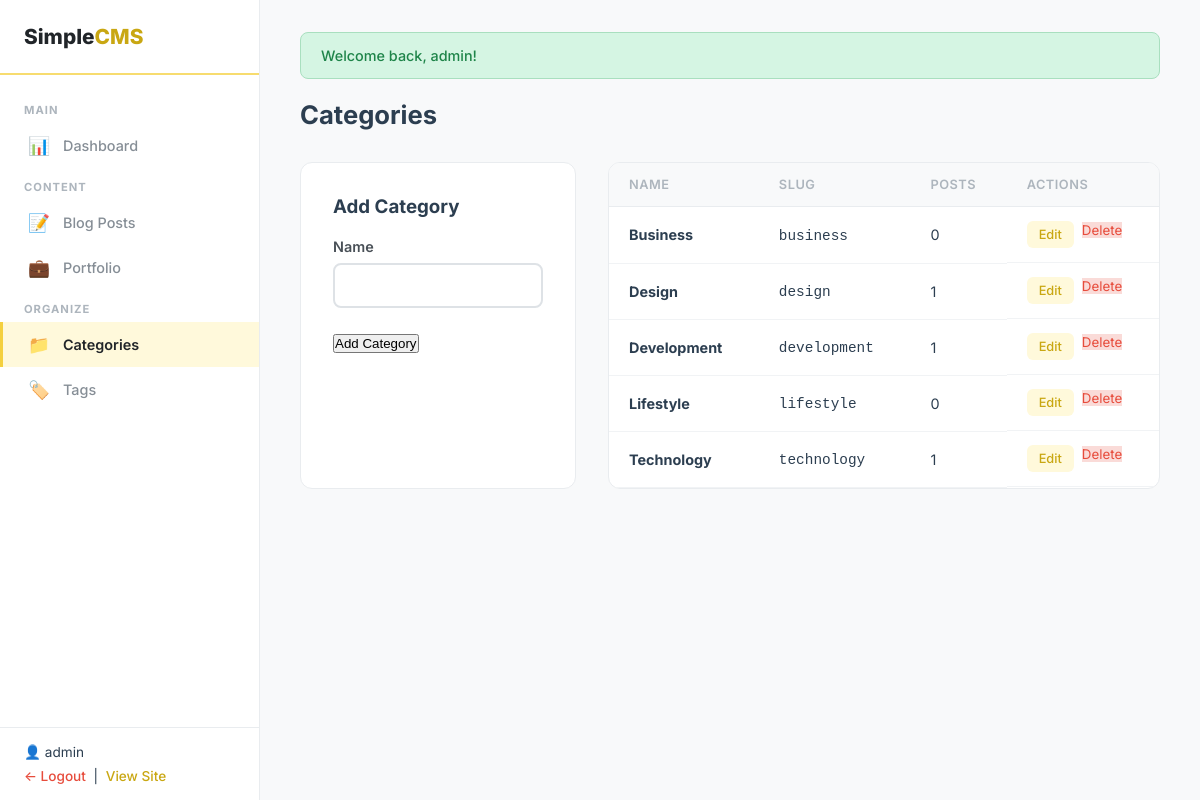
Screenshot of /admin/categories.php (signed in) with the database file from the repository.
### tables this page shows
CREATE TABLE IF NOT EXISTS `users` (
    `id` INT UNSIGNED AUTO_INCREMENT PRIMARY KEY,
    `username` VARCHAR(50) NOT NULL UNIQUE,
    `password` VARCHAR(255) NOT NULL,
    `email` VARCHAR(100) NOT NULL UNIQUE,
    `created_at` DATETIME NOT NULL DEFAULT CURRENT_TIMESTAMP
);

CREATE TABLE IF NOT EXISTS `categories` (
    `id` INT UNSIGNED AUTO_INCREMENT PRIMARY KEY,
    `name` VARCHAR(100) NOT NULL,
    `slug` VARCHAR(120) NOT NULL UNIQUE
);

### includes/functions.php (called while the page is built, shortened)
<?php
function sanitize($str) {
    return htmlspecialchars($str, ENT_QUOTES, 'UTF-8');
}
function isLoggedIn() {
    return isset($_SESSION['user_id']);
}
function getCurrentUser($conn) {
    $stmt = mysqli_prepare($conn, "SELECT id, username, email FROM users WHERE id = ?");
    mysqli_stmt_bind_param($stmt, 'i', $_SESSION['user_id']);
    mysqli_stmt_execute($stmt);
    $result = mysqli_stmt_get_result($stmt);
    $user = mysqli_fetch_assoc($result);
    return $user;
}
function getFlash() {
    if (isset($_SESSION['flash'])) {
        $flash = $_SESSION['flash'];
        return $flash;
    }
    return null;
}

### admin/categories.php (the view, shortened to what this page needs)
<?php
require_once __DIR__ . '/includes/header.php';
$categories = mysqli_query($conn, "SELECT c.*, (SELECT COUNT(*) FROM blog_posts WHERE category_id = c.id) as post_count FROM categories c ORDER BY name");
$editCat = null;
?>
<div class="admin-topbar"><h1>Categories</h1></div>
<div style="display:grid;grid-template-columns:1fr 2fr;gap:32px">
<div class="admin-form-wrap">
    <h3 style="margin-bottom:20px"><?= $editCat ? 'Edit Category' : 'Add Category' ?></h3>
    <form method="POST">
        <div class="form-group">
            <label for="name">Name</label>
            <input type="text" id="name" name="name" value="<?= sanitize($editCat['name'] ?? '') ?>" required>
        </div>
        <button type="submit" class="btn btn-primary btn-sm"><?= $editCat ? 'Update' : 'Add Category' ?></button>
    </form>
</div>
<div class="admin-table-wrap">
    <table class="admin-table">
        <thead><tr><th>Name</th><th>Slug</th><th>Posts</th><th>Actions</th></tr></thead>
        <tbody>
        <?php while ($cat = mysqli_fetch_assoc($categories)): ?>
        <tr>
            <td><strong><?= sanitize($cat['name']) ?></strong></td>
            <td><code><?= sanitize($cat['slug']) ?></code></td>
            <td><?= $cat['post_count'] ?></td>
            <td class="actions">
                <a href="<?= ADMIN_URL ?>/categories.php?edit=<?= $cat['id'] ?>" class="edit-btn">Edit</a>
                <form method="POST" class="confirm-delete" style="display:inline">
                    <button type="submit" class="del-btn" style="border:none;cursor:pointer;font-family:var(--font)">Delete</button>
                </form>
            </td>
        </tr>
        <?php endwhile; ?>
        </tbody>
    </table>
</div>
</div>
<?php require_once __DIR__ . '/includes/footer.php'; ?>

### admin/includes/header.php (shortened to what this page needs)
<?php require_once __DIR__ . '/auth_check.php'; $currentUser = getCurrentUser($conn); ?>
<!DOCTYPE html>
<html lang="en">
<head>
    <link rel="stylesheet" href="<?= SITE_URL ?>/public/css/admin.css">
</head>
<body class="admin-body">
<aside class="admin-sidebar">
    <div class="sidebar-brand">Simple<span>CMS</span></div>
    <nav class="sidebar-nav">
        <div class="sidebar-section">Main</div>
        <a href="<?= ADMIN_URL ?>/index.php" class="<?= basename($_SERVER['PHP_SELF']) === 'index.php' && strpos($_SERVER['PHP_SELF'], '/admin/posts/') === false && strpos($_SERVER['PHP_SELF'], '/admin/portfolio/') === false ? 'active' : '' ?>">
            <span class="nav-icon">📊</span> Dashboard
        </a>
        <div class="sidebar-section">Content</div>
        <a href="<?= ADMIN_URL ?>/posts/" class="<?= strpos($_SERVER['PHP_SELF'], '/admin/posts/') !== false ? 'active' : '' ?>">
            <span class="nav-icon">📝</span> Blog Posts
        </a>
        <a href="<?= ADMIN_URL ?>/portfolio/" class="<?= strpos($_SERVER['PHP_SELF'], '/admin/portfolio/') !== false ? 'active' : '' ?>">
            <span class="nav-icon">💼</span> Portfolio
        </a>
        <div class="sidebar-section">Organize</div>
        <a href="<?= ADMIN_URL ?>/categories.php" class="<?= basename($_SERVER['PHP_SELF']) === 'categories.php' ? 'active' : '' ?>">
            <span class="nav-icon">📁</span> Categories
        </a>
        <a href="<?= ADMIN_URL ?>/tags.php" class="<?= basename($_SERVER['PHP_SELF']) === 'tags.php' ? 'active' : '' ?>">
            <span class="nav-icon">🏷️</span> Tags
        </a>
    </nav>
    <div class="sidebar-footer">
        <p style="margin-bottom:8px">👤 <?= sanitize($currentUser['username'] ?? 'Admin') ?></p>
        <a href="<?= ADMIN_URL ?>/logout.php">← Logout</a>
        &nbsp;|&nbsp;
        <a href="<?= SITE_URL ?>/" style="color:var(--gold)">View Site</a>
    </div>
</aside>
<main class="admin-main">
<?php $flash = getFlash(); if ($flash): ?>
    <div class="alert alert-<?= $flash['type'] ?>"><?= sanitize($flash['message']) ?></div>
<?php endif; ?>

### public/css/admin.css (style rules this page uses)
:root { --lemon: #F7DC6F; --lemon-light: #FFF9DB; --lemon-dark: #D4AC0D; --lemon-vivid: #F4D03F; --gold: #C9A712; --white: #FFFFFF; --off-white: #FAFAFA; --gray-50: #F8F9FA; --gray-100: #F1F3F5; --gray-200: #E9ECEF; --gray-300: #DEE2E6; --gray-400: #CED4DA; --gray-500: #ADB5BD; --gray-600: #868E96; --gray-700: #495057; --gray-800: #343A40; --gray-900: #212529; --text: #2C3E50; --text-light: #6C757D; --danger: #E74C3C; --success: #27AE60; --info: #3498DB; --shadow-sm: 0 1px 3px rgba(0,0,0,.06); --shadow: 0 4px 16px rgba(0,0,0,.08); --radius: 12px; --radius-sm: 8px; --transition: .25s cubic-bezier(.4,0,.2,1); --font: 'Inter', -apple-system, sans-serif; --sidebar-w: 260px; }
*, *::before, *::after { box-sizing: border-box; margin: 0; padding: 0; }
body.admin-body { font-family: var(--font); color: var(--text); background: var(--gray-50); display: flex; min-height: 100vh; -webkit-font-smoothing: antialiased; }
a { color: var(--gold); text-decoration: none; }
.admin-sidebar { width: var(--sidebar-w); background: var(--white); border-right: 1px solid var(--gray-200); position: fixed; top: 0; left: 0; bottom: 0; overflow-y: auto; display: flex; flex-direction: column; z-index: 100; }
.sidebar-brand { padding: 24px; font-size: 1.3rem; font-weight: 800; color: var(--gray-900); border-bottom: 2px solid var(--lemon); }
.sidebar-brand span { color: var(--gold); }
.sidebar-nav { flex: 1; padding: 16px 0; }
.sidebar-nav a { display: flex; align-items: center; gap: 12px; padding: 12px 24px; color: var(--gray-600); font-weight: 500; font-size: .9rem; transition: all var(--transition); border-left: 3px solid transparent; }
.sidebar-nav a.active { background: var(--lemon-light); color: var(--gray-900); border-left-color: var(--lemon-vivid); font-weight: 600; }
.sidebar-nav .nav-icon { font-size: 1.1rem; width: 24px; text-align: center; }
.sidebar-section { padding: 12px 24px 6px; font-size: .7rem; font-weight: 700; color: var(--gray-500); text-transform: uppercase; letter-spacing: 1px; }
.sidebar-footer { padding: 16px 24px; border-top: 1px solid var(--gray-200); font-size: .85rem; }
.sidebar-footer a { color: var(--danger); font-weight: 500; }
.admin-main { margin-left: var(--sidebar-w); flex: 1; padding: 32px 40px; min-height: 100vh; }
.admin-topbar { display: flex; justify-content: space-between; align-items: center; margin-bottom: 32px; }
.admin-topbar h1 { font-size: 1.6rem; font-weight: 700; }
.admin-table-wrap { background: var(--white); border-radius: var(--radius); border: 1px solid var(--gray-200); overflow: hidden; }
.admin-table { width: 100%; border-collapse: collapse; }
.admin-table th { text-align: left; padding: 14px 20px; font-size: .8rem; font-weight: 600; color: var(--gray-500); text-transform: uppercase; letter-spacing: .5px; background: var(--gray-50); border-bottom: 1px solid var(--gray-200); }
.admin-table td { padding: 14px 20px; border-bottom: 1px solid var(--gray-100); font-size: .9rem; vertical-align: middle; }
.admin-table .actions { display: flex; gap: 8px; }
.admin-table .actions a { padding: 6px 12px; border-radius: 6px; font-size: .8rem; font-weight: 500; }
.admin-table .actions .edit-btn { background: var(--lemon-light); color: var(--gold); }
.admin-table .actions .del-btn { background: #FADBD8; color: var(--danger); }
.admin-form-wrap { background: var(--white); border-radius: var(--radius); border: 1px solid var(--gray-200); padding: 32px; }
.form-group { margin-bottom: 24px; }
.form-group label { display: block; font-weight: 600; font-size: .9rem; margin-bottom: 8px; color: var(--gray-700); }
.form-group input[type="text"], .form-group input[type="email"], .form-group input[type="password"], .form-group input[type="url"], .form-group textarea, .form-group select { width: 100%; padding: 12px 16px; border: 2px solid var(--gray-300); border-radius: var(--radius-sm); font-family: var(--font); font-size: .9rem; transition: border-color var(--transition); background: var(--white); }
.alert { padding: 14px 20px; border-radius: var(--radius-sm); margin-bottom: 20px; font-size: .9rem; font-weight: 500; animation: slideDown .3s ease; }
.alert-success { background: #D5F5E3; color: #1E8449; border: 1px solid #A9DFBF; }

### rows the page displays
users: username "admin"
categories: name "Business", slug "business", post_count "0"
categories: name "Design", slug "design", post_count "1"
categories: name "Development", slug "development", post_count "1"
categories: name "Lifestyle", slug "lifestyle", post_count "0"
categories: name "Technology", slug "technology", post_count "1"

### other values shown
$flash['message'] "Welcome back, admin!"
